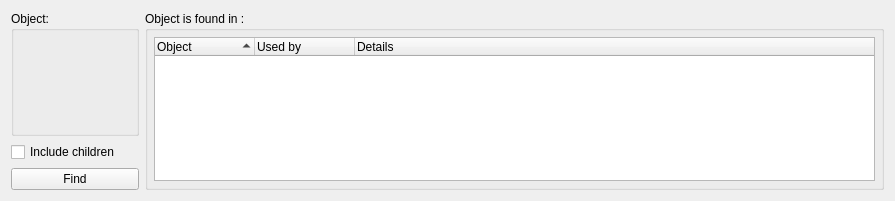
<ui version="4.0" >
 <class>findWhereUsedWidget_q</class>
 <widget class="QWidget" name="findWhereUsedWidget_q" >
  <property name="geometry" >
   <rect>
    <x>0</x>
    <y>0</y>
    <width>895</width>
    <height>199</height>
   </rect>
  </property>
  <property name="sizePolicy" >
   <sizepolicy vsizetype="Preferred" hsizetype="Minimum" >
    <horstretch>0</horstretch>
    <verstretch>0</verstretch>
   </sizepolicy>
  </property>
  <property name="windowTitle" >
   <string>Form1</string>
  </property>
  <layout class="QGridLayout" name="gridLayout_2" >
   <item row="0" column="0" >
    <widget class="QGroupBox" name="dropBox" >
     <property name="sizePolicy" >
      <sizepolicy vsizetype="Preferred" hsizetype="Minimum" >
       <horstretch>0</horstretch>
       <verstretch>0</verstretch>
      </sizepolicy>
     </property>
     <property name="title" >
      <string>Object:</string>
     </property>
     <layout class="QGridLayout" name="gridLayout" >
      <item row="0" column="0" >
       <widget class="FWObjectDropArea" native="1" name="dropArea" >
        <property name="sizePolicy" >
         <sizepolicy vsizetype="Fixed" hsizetype="Fixed" >
          <horstretch>0</horstretch>
          <verstretch>0</verstretch>
         </sizepolicy>
        </property>
        <property name="minimumSize" >
         <size>
          <width>100</width>
          <height>80</height>
         </size>
        </property>
        <property name="font" >
         <font/>
        </property>
       </widget>
      </item>
     </layout>
    </widget>
   </item>
   <item rowspan="3" row="0" column="1" >
    <widget class="QGroupBox" name="groupBox4" >
     <property name="sizePolicy" >
      <sizepolicy vsizetype="Expanding" hsizetype="Expanding" >
       <horstretch>0</horstretch>
       <verstretch>0</verstretch>
      </sizepolicy>
     </property>
     <property name="title" >
      <string>Object is found in :</string>
     </property>
     <layout class="QGridLayout" >
      <property name="margin" >
       <number>6</number>
      </property>
      <item row="0" column="0" >
       <widget class="QTreeWidget" name="resListView" >
        <property name="sortingEnabled" >
         <bool>true</bool>
        </property>
        <property name="allColumnsShowFocus" >
         <bool>true</bool>
        </property>
        <column>
         <property name="text" >
          <string>Object</string>
         </property>
        </column>
        <column>
         <property name="text" >
          <string>Used by</string>
         </property>
        </column>
        <column>
         <property name="text" >
          <string>Details</string>
         </property>
        </column>
       </widget>
      </item>
     </layout>
    </widget>
   </item>
   <item row="1" column="0" >
    <widget class="QCheckBox" name="includeChildren" >
     <property name="toolTip" >
      <string>Include children of the object in search. For example, if the object is a firewall, results will include all rules and groups using it, its interfaces and their addresses</string>
     </property>
     <property name="text" >
      <string>Include children</string>
     </property>
    </widget>
   </item>
   <item row="2" column="0" >
    <widget class="QPushButton" name="pushButton2" >
     <property name="text" >
      <string>Find</string>
     </property>
    </widget>
   </item>
  </layout>
 </widget>
 <layoutdefault spacing="6" margin="11" />
 <customwidgets>
  <customwidget>
   <class>FWObjectDropArea</class>
   <extends>QWidget</extends>
   <header>FWObjectDropArea.h</header>
   <container>1</container>
  </customwidget>
 </customwidgets>
 <tabstops>
  <tabstop>resListView</tabstop>
 </tabstops>
 <resources/>
 <connections>
  <connection>
   <sender>resListView</sender>
   <signal>itemClicked(QTreeWidgetItem*,int)</signal>
   <receiver>findWhereUsedWidget_q</receiver>
   <slot>itemClicked(QTreeWidgetItem*,int)</slot>
   <hints>
    <hint type="sourcelabel" >
     <x>457</x>
     <y>88</y>
    </hint>
    <hint type="destinationlabel" >
     <x>433</x>
     <y>81</y>
    </hint>
   </hints>
  </connection>
  <connection>
   <sender>pushButton2</sender>
   <signal>pressed()</signal>
   <receiver>findWhereUsedWidget_q</receiver>
   <slot>find()</slot>
   <hints>
    <hint type="sourcelabel" >
     <x>76</x>
     <y>178</y>
    </hint>
    <hint type="destinationlabel" >
     <x>447</x>
     <y>99</y>
    </hint>
   </hints>
  </connection>
 </connections>
 <slots>
  <slot>itemActivated(QTreeWidgetItem*,int)</slot>
  <slot>itemClicked(QTreeWidgetItem*,int)</slot>
  <slot>find()</slot>
 </slots>
</ui>
